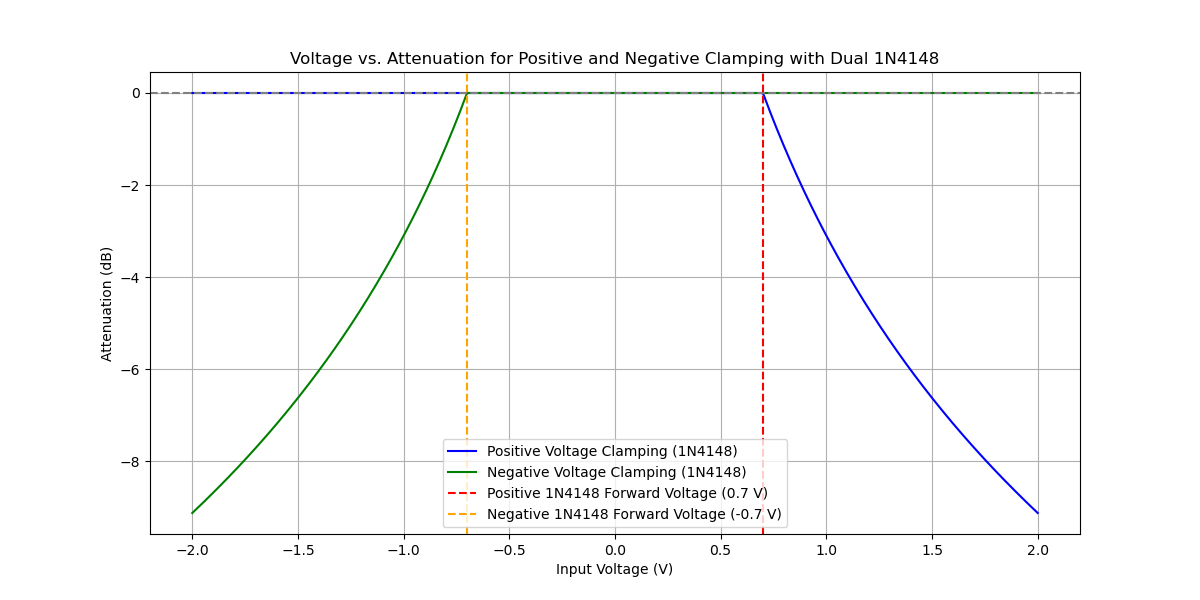

Source code (Python):
import matplotlib.pyplot as plt
import numpy as np
import os

# Constants
diode_vf = 0.7  # Forward voltage of 1N4148 in volts

# Voltage range (-2V to 2V to cover both positive and negative clamping)
voltages = np.linspace(-2, 2, 500)

# Attenuation calculation for clamping
# Positive clamping
positive_attenuation = np.where(voltages > diode_vf, 20 * np.log10(diode_vf / voltages), 0)

# Negative clamping
negative_attenuation = np.where(voltages < -diode_vf, 20 * np.log10(-diode_vf / voltages), 0)

# Plotting
plt.figure(figsize=(12, 6))

# Plot positive voltage attenuation
plt.plot(voltages, positive_attenuation, label='Positive Voltage Clamping (1N4148)', color='blue')

# Plot negative voltage attenuation
plt.plot(voltages, negative_attenuation, label='Negative Voltage Clamping (1N4148)', color='green')

# Add horizontal line at 0 dB for reference
plt.axhline(y=0, color='gray', linestyle='--')

# Add vertical lines at diode forward voltage and negative forward voltage
plt.axvline(x=diode_vf, color='red', linestyle='--', label=f'Positive 1N4148 Forward Voltage ({diode_vf} V)')
plt.axvline(x=-diode_vf, color='orange', linestyle='--', label=f'Negative 1N4148 Forward Voltage ({-diode_vf} V)')

# Labels and Title
plt.xlabel('Input Voltage (V)')
plt.ylabel('Attenuation (dB)')
plt.title('Voltage vs. Attenuation for Positive and Negative Clamping with Dual 1N4148')
plt.legend()
plt.grid(True)

# Save the plot as a PNG file with the same name as the script
script_name = os.path.basename(__file__).replace('.py', '.png')
plt.savefig(script_name)

# Show the plot
plt.show()
